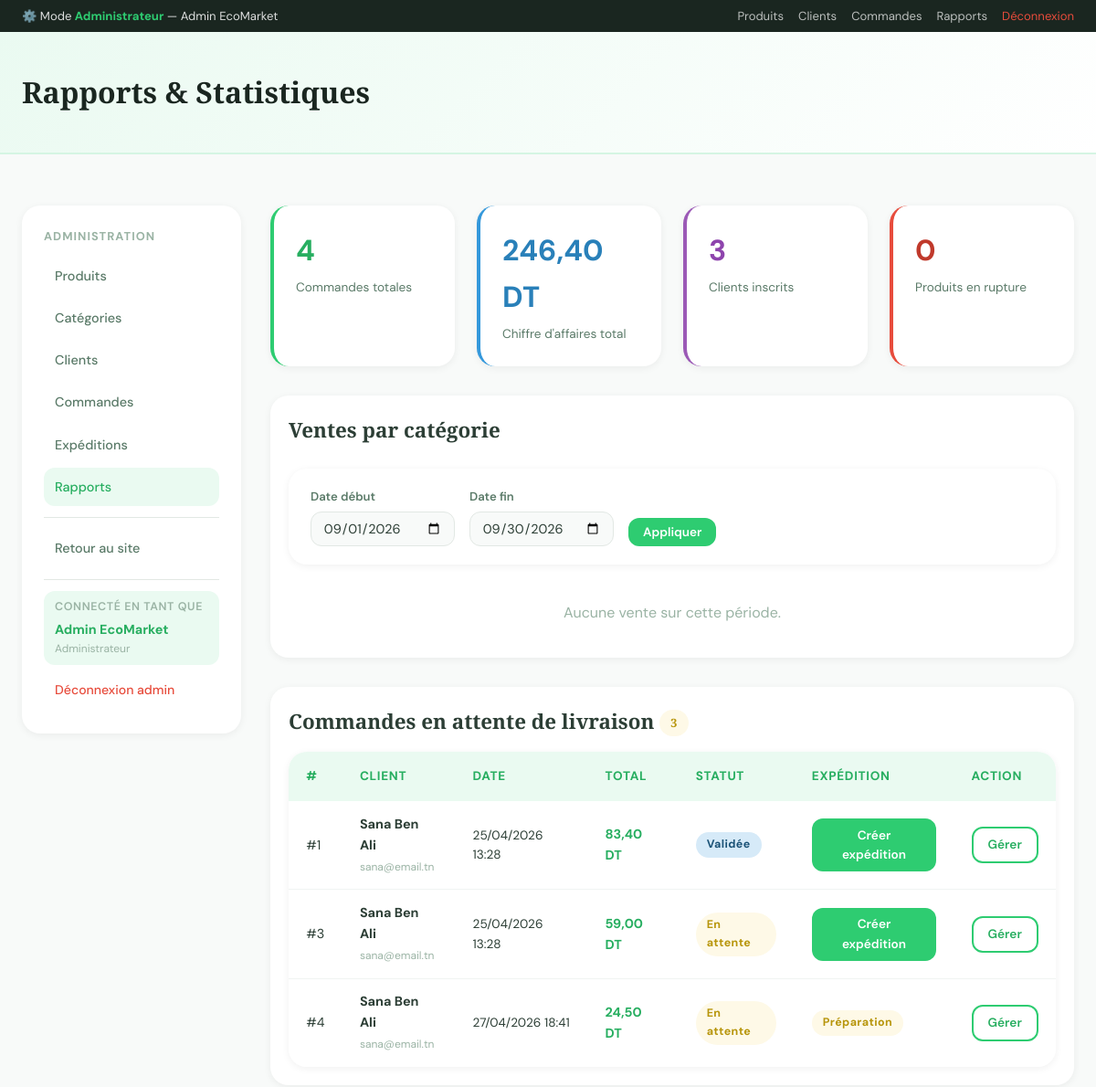
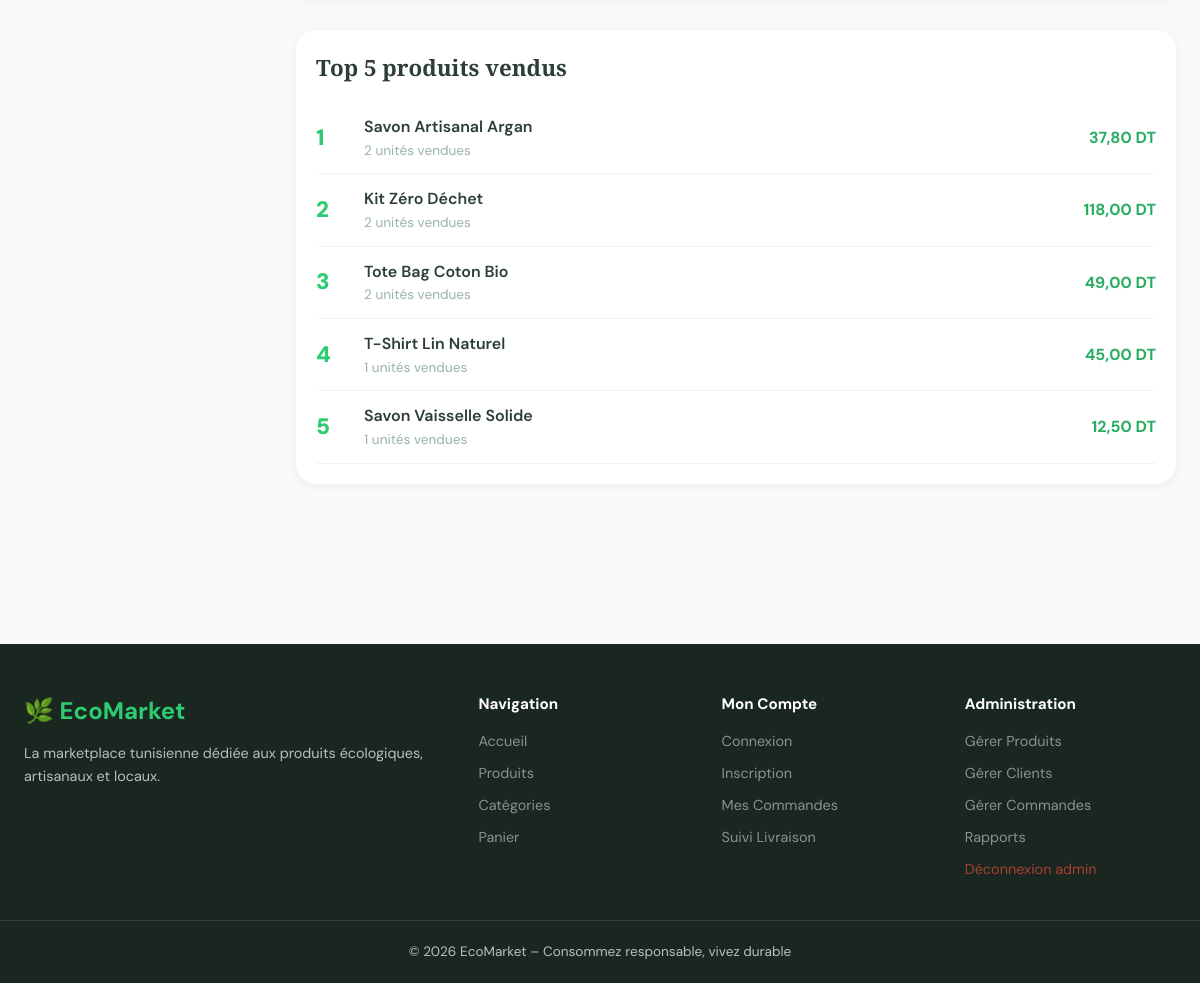
The app's page /admin/rapports.php (signed in) with its own data (2 pictures, top to bottom).
### tables this page shows
CREATE TABLE `commandes` (
  `id` int(10) UNSIGNED NOT NULL,
  `client_id` int(10) UNSIGNED NOT NULL,
  `date_cmd` timestamp NOT NULL DEFAULT current_timestamp(),
  `statut` enum('en_attente','validee','expediee','livree','annulee') DEFAULT 'en_attente',
  `total` decimal(10,2) NOT NULL DEFAULT 0.00,
  `notes` text DEFAULT NULL
);

CREATE TABLE `clients` (
  `id` int(10) UNSIGNED NOT NULL,
  `nom` varchar(100) NOT NULL,
  `email` varchar(150) NOT NULL,
  `mot_de_passe` varchar(255) NOT NULL,
  `adresse` text DEFAULT NULL,
  `telephone` varchar(20) DEFAULT NULL,
  `is_admin` tinyint(1) NOT NULL DEFAULT 0,
  `created_at` timestamp NOT NULL DEFAULT current_timestamp()
);

CREATE TABLE `expeditions` (
  `id` int(10) UNSIGNED NOT NULL,
  `commande_id` int(10) UNSIGNED NOT NULL,
  `date_expedition` date DEFAULT NULL,
  `adresse_livraison` text NOT NULL,
  `statut` enum('preparation','en_transit','livre','echec') DEFAULT 'preparation',
  `transporteur` varchar(100) DEFAULT NULL,
  `numero_suivi` varchar(100) DEFAULT NULL
);

### admin/rapports.php (the view, shortened to what this page needs)
<?php
require_once __DIR__ . '/../includes/config.php';
$pdo = getPDO();
$dateDebut = $_GET['date_debut'] ?? date('Y-m-01');
$dateFin   = $_GET['date_fin']   ?? date('Y-m-d');
$stmtCat = $pdo->prepare("
    SELECT cat.nom AS categorie, cat.icone,
           COUNT(DISTINCT c.id)   AS nb_commandes,
           SUM(cp.quantite)       AS total_articles,
           SUM(cp.quantite * cp.prix_unitaire) AS chiffre_affaires
    FROM commandes_produits cp
    JOIN commandes c  ON c.id = cp.commande_id
    JOIN produits  p  ON p.id = cp.produit_id
    JOIN categories cat ON cat.id = p.categorie_id
    WHERE c.date_cmd BETWEEN :d1 AND :d2
      AND c.statut NOT IN ('annulee')
    GROUP BY cat.id
    ORDER BY chiffre_affaires DESC
");
$stmtCat->execute([':d1' => $dateDebut . ' 00:00:00', ':d2' => $dateFin . ' 23:59:59']);
$ventesParCat = $stmtCat->fetchAll();
$stmtAttente = $pdo->query("
    SELECT c.id, c.date_cmd, c.total, c.statut,
           cl.nom AS client_nom, cl.email, cl.telephone,
           e.statut AS statut_exp, e.adresse_livraison
    FROM commandes c
    JOIN clients cl ON cl.id = c.client_id
    LEFT JOIN expeditions e ON e.commande_id = c.id
    WHERE c.statut IN ('validee','en_attente')
    ORDER BY c.date_cmd ASC
");
$cmdAttente = $stmtAttente->fetchAll();
$stats = $pdo->query("
    SELECT
        (SELECT COUNT(*) FROM commandes WHERE statut != 'annulee') AS total_commandes,
        (SELECT COALESCE(SUM(total),0) FROM commandes WHERE statut != 'annulee') AS ca_total,
        (SELECT COUNT(*) FROM clients) AS total_clients,
        (SELECT COUNT(*) FROM produits WHERE stock = 0) AS produits_rupture
")->fetch();
$topProduits = $pdo->query("
    SELECT p.nom, SUM(cp.quantite) AS total_vendu,
           SUM(cp.quantite*cp.prix_unitaire) AS ca
    FROM commandes_produits cp
    JOIN produits p ON p.id=cp.produit_id
    JOIN commandes c ON c.id=cp.commande_id
    WHERE c.statut != 'annulee'
    GROUP BY p.id
    ORDER BY total_vendu DESC
    LIMIT 5
")->fetchAll();
include __DIR__ . '/../includes/header.php';
?>
<div class="page-header">
    <div class="container"><h1>Rapports & Statistiques</h1></div>
</div>
<section class="section" style="padding-top:1.5rem;">
<div class="container">
<div class="admin-layout">
    <div class="admin-sidebar">
        <h3>Administration</h3>
        <a href="produits.php"> Produits</a>
        <a href="categories.php"> Catégories</a>
        <a href="clients.php"> Clients</a>
        <a href="commandes.php"> Commandes</a>
        <a href="expeditions.php"> Expéditions</a>
        <a href="rapports.php" class="active"> Rapports</a>
        <hr style="border:none;border-top:1px solid var(--gray-200);margin:.75rem 0;">
        <a href="<?= SITE_URL ?>/index.php">Retour au site</a>
        <hr style="border:none;border-top:1px solid var(--gray-200);margin:.75rem 0;">
        <div style="padding:.5rem .75rem;background:var(--green-xlight);border-radius:var(--radius);margin-bottom:.5rem;">
            <div style="font-size:.78rem;color:var(--gray-400);font-weight:600;text-transform:uppercase;letter-spacing:.05em;margin-bottom:.2rem;">Connecté en tant que</div>
            <div style="font-weight:700;color:var(--green-dark);font-size:.9rem;"> <?= e($_SESSION['client_nom'] ?? '') ?></div>
            <div style="font-size:.75rem;color:var(--gray-400);">Administrateur</div>
        </div>
        <a href="<?= SITE_URL ?>/admin/logout.php" style="color:#e74c3c;font-size:.88rem;padding:.5rem .75rem;display:flex;align-items:center;gap:.4rem;">Déconnexion admin</a>
    </div>
    <div>
        <div class="stats-grid" style="margin-bottom:2rem;">
            <div class="stat-card">
                <div class="stat-value"><?= number_format($stats['total_commandes']) ?></div>
                <div class="stat-label">Commandes totales</div>
            </div>
            <div class="stat-card" style="border-color:#3498db;">
                <div class="stat-value" style="color:#2980b9;"><?= prix((float)$stats['ca_total']) ?></div>
                <div class="stat-label">Chiffre d'affaires total</div>
            </div>
            <div class="stat-card" style="border-color:#9b59b6;">
                <div class="stat-value" style="color:#8e44ad;"><?= number_format($stats['total_clients']) ?></div>
                <div class="stat-label">Clients inscrits</div>
            </div>
            <div class="stat-card" style="border-color:#e74c3c;">
                <div class="stat-value" style="color:#c0392b;"><?= number_format($stats['produits_rupture']) ?></div>
                <div class="stat-label">Produits en rupture</div>
            </div>
        </div>
        <div class="card" style="margin-bottom:2rem;">
            <div class="card-body">
                <h2 style="font-family:var(--font-head);font-size:1.4rem;margin-bottom:1.5rem;">
                    Ventes par catégorie
                </h2>
                <form method="GET" class="filter-bar" style="margin-bottom:1.5rem;">
                    <div class="filter-group">
                        <label>Date début</label>
                        <input type="date" name="date_debut" value="<?= e($dateDebut) ?>">
                    </div>
                    <div class="filter-group">
                        <label>Date fin</label>
                        <input type="date" name="date_fin" value="<?= e($dateFin) ?>">
                    </div>
                    <button type="submit" class="btn btn-primary btn-sm">Appliquer</button>
                </form>
                <?php if (empty($ventesParCat)): ?>
                    <p style="color:var(--gray-400);text-align:center;padding:1rem;">Aucune vente sur cette période.</p>
                <?php endif; ?>
            </div>
        </div>
        <div class="card" style="margin-bottom:2rem;">
            <div class="card-body">
                <h2 style="font-family:var(--font-head);font-size:1.4rem;margin-bottom:1rem;">
                    Commandes en attente de livraison
                    <span class="badge badge-warning" style="font-size:.8rem;vertical-align:middle;">
                        <?= count($cmdAttente) ?>
                    </span>
                </h2>
                <?php if (empty($cmdAttente)): ?>
                    <div style="text-align:center;padding:1.5rem;color:var(--green-dark);">
                        Toutes les commandes sont traitées !
                    </div>
                <?php else: ?>
                <div class="table-wrapper">
                    <table>
                        <thead><tr><th>#</th><th>Client</th><th>Date</th><th>Total</th><th>Statut</th><th>Expédition</th><th>Action</th></tr></thead>
                        <tbody>
                        <?php foreach ($cmdAttente as $cmd): ?>
                        <tr>
                            <td>#<?= $cmd['id'] ?></td>
                            <td>
                                <strong><?= e($cmd['client_nom']) ?></strong><br>
                                <small style="color:var(--gray-400);"><?= e($cmd['email']) ?></small>
                            </td>
                            <td style="font-size:.85rem;"><?= date('d/m/Y H:i', strtotime($cmd['date_cmd'])) ?></td>
                            <td><strong style="color:var(--green-dark);"><?= prix((float)$cmd['total']) ?></strong></td>
                            <td><?= statutBadge($cmd['statut']) ?></td>
                            <td>
                                <?php if ($cmd['statut_exp']): ?>
                                    <?= statutExpBadge($cmd['statut_exp']) ?>
                                <?php else: ?>
                                    <a href="expeditions.php" class="btn btn-primary btn-sm">Créer expédition</a>
                                <?php endif; ?>
                            </td>
                            <td>
                                <a href="commandes.php" class="btn btn-outline btn-sm">Gérer</a>
                            </td>
                        </tr>
                        <?php endforeach; ?>
                        </tbody>
                    </table>
                </div>
                <?php endif; ?>
            </div>
        </div>
        <div class="card">
            <div class="card-body">
                <h2 style="font-family:var(--font-head);font-size:1.4rem;margin-bottom:1rem;"> Top 5 produits vendus</h2>
                <?php foreach ($topProduits as $i => $pr): ?>
                <div style="display:flex;align-items:center;gap:1rem;padding:.75rem 0;border-bottom:1px solid var(--gray-100);">
                    <span style="font-size:1.4rem;font-weight:900;color:var(--green);min-width:2rem;"><?= $i+1 ?></span>
                    <div style="flex:1;">
                        <div style="font-weight:600;"><?= e($pr['nom']) ?></div>
                        <div style="font-size:.85rem;color:var(--gray-400);"><?= $pr['total_vendu'] ?> unités vendues</div>
                    </div>
                    <strong style="color:var(--green-dark);"><?= prix((float)$pr['ca']) ?></strong>
                </div>
                <?php endforeach; ?>
            </div>
        </div>
    </div>
</div>
</div>
</section>
<?php include __DIR__ . '/../includes/footer.php'; ?>

### includes/config.php (shortened to what this page needs)
<?php
function e(string $v): string {
    return htmlspecialchars($v, ENT_QUOTES, 'UTF-8');
}
function prix(float $p): string {
    return number_format($p, 2, ',', ' ') . ' DT';
}
function statutBadge(string $s): string {
    $map = [
        'en_attente' => ['En attente',  'warning'],
        'validee'    => ['Validée',     'info'],
        'expediee'   => ['Expédiée',    'primary'],
        'livree'     => ['Livrée',      'success'],
        'annulee'    => ['Annulée',     'danger'],
    ];
    $d = $map[$s] ?? [$s, 'secondary'];
    return '<span class="badge badge-' . $d[1] . '">' . $d[0] . '</span>';
}
function statutExpBadge(string $s): string {
    $map = [
        'preparation' => ['Préparation', 'warning'],
        'en_transit'  => ['En transit',  'info'],
        'livre'       => ['Livré',       'success'],
        'echec'       => ['Échec',       'danger'],
    ];
    $d = $map[$s] ?? [$s, 'secondary'];
    return '<span class="badge badge-' . $d[1] . '">' . $d[0] . '</span>';
}

### assets/css/style.css (style rules this page uses)
:root { --green: #2ecc71; --green-dark: #27ae60; --green-light: #d5f5e3; --green-xlight:#eafaf1; --white: #ffffff; --gray-50: #f8faf9; --gray-100: #f0f4f2; --gray-200: #e2e8e4; --gray-400: #9ab3a4; --gray-600: #5a7a68; --gray-800: #2c3e35; --black: #1a2620; --radius: 12px; --radius-lg: 20px; --shadow-sm: 0 2px 8px rgba(0,0,0,.06); --shadow-md: 0 6px 24px rgba(0,0,0,.1); --shadow-lg: 0 16px 48px rgba(0,0,0,.14); --font-head: 'Playfair Display', Georgia, serif; --font-body: 'DM Sans', system-ui, sans-serif; --transition: all .25s ease; }
*, *::before, *::after { box-sizing: border-box; margin: 0; padding: 0; }
html { scroll-behavior: smooth; }
body { font-family: var(--font-body); font-size: 16px; color: var(--gray-800); background: var(--gray-50); line-height: 1.6; }
a { color: inherit; text-decoration: none; }
button, input, select, textarea { font-family: inherit; }
.container { max-width: 1200px; margin: 0 auto; padding: 0 1.5rem; }
.btn { display: inline-flex; align-items: center; justify-content: center; gap: .4rem; padding: .7rem 1.5rem; border-radius: var(--radius); font-weight: 600; font-size: .95rem; cursor: pointer; border: none; transition: var(--transition); text-align: center; }
.btn-primary { background: var(--green); color: var(--white); }
.btn-outline { background: transparent; border: 2px solid var(--green); color: var(--green-dark); }
.btn-sm { padding: .45rem 1rem; font-size: .85rem; }
.card { background: var(--white); border-radius: var(--radius-lg); box-shadow: var(--shadow-sm); overflow: hidden; transition: var(--transition); }
.card-body { padding: 1.25rem; }
.section { padding: 4rem 0; }
.table-wrapper { overflow-x: auto; border-radius: var(--radius-lg); box-shadow: var(--shadow-sm); }
table { width: 100%; border-collapse: collapse; background: var(--white); }
th { background: var(--green-xlight); color: var(--green-dark); font-weight: 700; font-size: .85rem; text-transform: uppercase; letter-spacing: .05em; padding: 1rem 1.2rem; text-align: left; }
td { padding: .85rem 1.2rem; border-bottom: 1px solid var(--gray-100); font-size: .9rem; vertical-align: middle; }
tr:last-child td { border-bottom: none; }
.badge { display: inline-block; padding: .25rem .75rem; border-radius: 50px; font-size: .78rem; font-weight: 700; letter-spacing: .03em; }
.badge-warning { background: #fef9e7; color: #b7950b; }
.badge-info { background: #d6eaf8; color: #1a5276; }
.filter-bar { background: var(--white); border-radius: var(--radius-lg); padding: 1.25rem 1.5rem; box-shadow: var(--shadow-sm); display: flex; gap: 1rem; align-items: flex-end; flex-wrap: wrap; margin-bottom: 1.5rem; }
.filter-group { display: flex; flex-direction: column; gap: .4rem; }
.filter-group label { font-size: .82rem; font-weight: 600; color: var(--gray-600); }
.filter-group select, .filter-group input { padding: .5rem .8rem; border: 1.5px solid var(--gray-200); border-radius: var(--radius); font-size: .9rem; background: var(--gray-50); color: var(--gray-800); }
.page-header { background: linear-gradient(135deg, var(--green-xlight), var(--white)); border-bottom: 2px solid var(--green-light); padding: 2.5rem 0; }
.page-header h1 { font-family: var(--font-head); font-size: 2rem; color: var(--black); }
.stats-grid { display: grid; grid-template-columns: repeat(auto-fit, minmax(180px, 1fr)); gap: 1.5rem; margin-bottom: 2rem; }
.stat-card { background: var(--white); border-radius: var(--radius-lg); padding: 1.5rem; box-shadow: var(--shadow-sm); border-left: 4px solid var(--green); }
.stat-value { font-size: 2rem; font-weight: 700; color: var(--green-dark); }
.stat-label { font-size: .85rem; color: var(--gray-600); margin-top: .25rem; }
.admin-layout { display: grid; grid-template-columns: 240px 1fr; gap: 2rem; padding: 2rem 0; }
.admin-sidebar { background: var(--white); border-radius: var(--radius-lg); padding: 1.5rem; box-shadow: var(--shadow-sm); height: fit-content; position: sticky; top: 90px; }
.admin-sidebar h3 { font-size: .8rem; text-transform: uppercase; letter-spacing: .08em; color: var(--gray-400); font-weight: 700; margin-bottom: .75rem; }
.admin-sidebar a { display: flex; align-items: center; gap: .6rem; padding: .6rem .75rem; border-radius: var(--radius); color: var(--gray-600); font-weight: 500; font-size: .9rem; margin-bottom: .25rem; transition: var(--transition); }
.admin-sidebar a:hover, .admin-sidebar a.active { background: var(--green-xlight); color: var(--green-dark); }

### records on screen
commandes: id "1", client.nom "Sana Ben Ali", client.email "sana@email.tn", date_cmd "25/04/2026 13:28", total "83,40 DT", statut "Validée", shows "Créer expédition"
commandes: id "3", client.nom "Sana Ben Ali", client.email "sana@email.tn", date_cmd "25/04/2026 13:28", total "59,00 DT", statut "En attente", shows "Créer expédition"
commandes: id "4", client.nom "Sana Ben Ali", client.email "sana@email.tn", date_cmd "27/04/2026 18:41", total "24,50 DT", statut "En attente", expeditions.statut "Préparation"

### other values on screen
$_SESSION['client_nom'] "Admin EcoMarket"
$stats['total_commandes'] "4"
prix((float)$stats['ca_total']) "246,40 DT"
$stats['total_clients'] "3"
$stats['produits_rupture'] "0"
count($cmdAttente) "3"
$pr['nom'] "Savon Artisanal Argan"
$pr['total_vendu'] "2"
prix((float)$pr['ca']) "37,80 DT"
$pr['nom'] "Kit Zéro Déchet"
prix((float)$pr['ca']) "118,00 DT"
$pr['nom'] "Tote Bag Coton Bio"
prix((float)$pr['ca']) "49,00 DT"
$pr['nom'] "T-Shirt Lin Naturel"
$pr['total_vendu'] "1"
